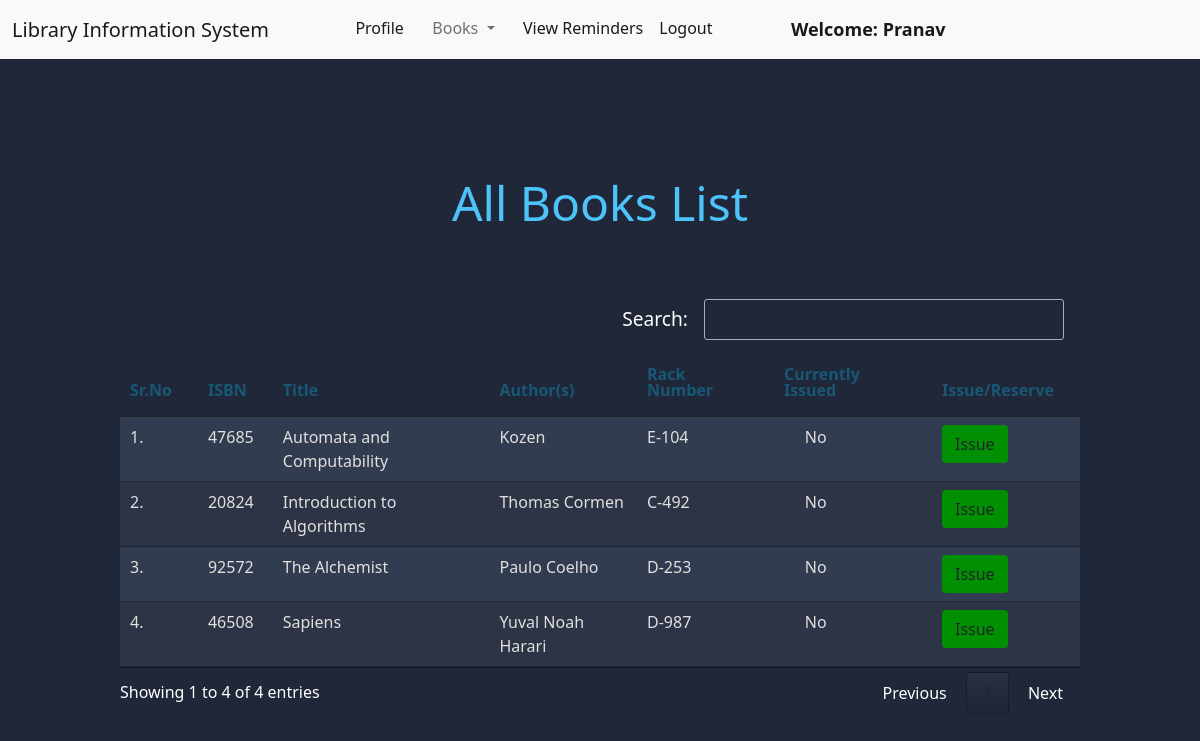
The page /member/view_books/ (signed in) on the database its author committed.
### book/models.py (models this page shows, shortened)
class Book(models.Model):
    title = models.CharField(max_length=200)
    author = models.CharField(max_length=200)
    isbn = models.CharField(max_length= 20)
    rack_number = models.CharField(max_length= 10)
    issue_date = models.DateField(null= True)
    date_added = models.DateField(null=True)
    return_requested = models.BooleanField(default=False)
    last_issued_date = models.DateField(null=True)
    issue_member = models.ForeignKey("member.Member", on_delete = models.SET_NULL, null = True)
    active_reserve_date = models.DateField(null=True, default=None)
    active_reserve_by = models.CharField(max_length=200, default="")

### member/views.py (the view)
# urls.py: path("view_books/", views.view_books, name="view_books"),
@login_required(login_url = '/member/login')
def view_books(request):
    update_active_reservations()
    books = Book.objects.all()
    return render(request, "member/view_books.html", {'books' :books})

### member/views.py (called while the page is built)
def update_active_reservations():
    for book in Book.objects.all():
        if book.active_reserve_date != None and (book.active_reserve_date + relativedelta(days = 7)) < datetime.date.today() :
            active_member = book.member_set.order_by('reserve_datetime').first()
            active_member.reserved_book = None
            active_member.reserve_datetime = None
            active_member.save()
            try:
                new_active_member = book.member_set.order_by('reserve_datetime').first()
                book.active_reserve_by = new_active_member.user.username
                book.active_reserve_date = datetime.date.today()
                reservation_reminder(new_active_member,book)
            except(Exception):
                book.active_reserve_date = None
                book.active_reserve_by = ""
            book.save()
    return

### member/templates/member/view_books.html (shortened to what this page needs)
{% extends 'member/member_navbar.html' %}
{% load static %}
{% block body %}
<div class="container mt-4">
    <h1 class="text-center page-title"><strong>All Books List</strong></h1>
    <table class="table table-hover" id="example">
        <thead>
            <tr>
                <th><h1>Sr.No</h1></th>
                <th><h1>ISBN</h1></th>
                <th><h1>Title</h1></th>
                <th><h1>Author(s)</h1></th>
                <th><h1>Rack Number</h1></th>
                <th><h1>Currently Issued</h1></th>
                <th><h1>Issue/Reserve</h1></th>
            </tr>
        </thead>
        <tbody>
            {% for book in books %}
            <tr>
                <td>{{forloop.counter}}.</td>
                <td>{{book.isbn}}</td>
                <td>{{book.title}}</td>
                <td>{{book.author}}</td>
                <td>{{book.rack_number}}</td>
                {% if book.issue_date is "" or book.issue_date is null %}
                    <td>&nbsp;&nbsp;&nbsp;&nbsp;&nbsp;No</td>
                    <td><a href="/member/issue_book/{{book.id}}/" class="btn btn-issue" onclick="return confirm('Are you sure you want to Issue this book?')">Issue</a></td>
                {% else %}
                    <td>&nbsp;&nbsp;&nbsp;&nbsp;&nbsp;Yes</td>
                    <td><a href="/member/reserve_book/{{book.id}}/" class="btn btn-reserve" onclick="return confirm('Are you sure you want to Reserve this book?')">Reserve</a></td>
                {% endif %}
            </tr>
            {% endfor %}
        </tbody>
    </table>
    </div>
{% endblock %}

### member/templates/member/member_navbar.html (shortened to what this page needs)
<!doctype html>
<html lang="en">
  <head>
    <link href="https://cdn.jsdelivr.net/npm/bootstrap@5.1.0/dist/css/bootstrap.min.css" rel="stylesheet">
    <link rel="stylesheet" href="https://cdn.datatables.net/1.10.25/css/jquery.dataTables.min.css">
    <link rel="stylesheet" href="https://cdn.datatables.net/buttons/1.7.1/css/buttons.dataTables.min.css">
  </head>
  <body>
    <nav class="navbar navbar-expand-lg navbar-light bg-light sticky-top">
        <div class="container-fluid">
          <a class="navbar-brand" href="#">Library Information System</a>
          <div class="collapse navbar-collapse" id="navbarSupportedContent">
            <ul class="navbar-nav me-auto mb-2 mb-lg-0">
              <li class="nav-item">
                <a class="nav-link active" aria-current="page" href="/member/profile/">Profile</a>
              </li>
              <li class="nav-item dropdown">
                <a class="nav-link dropdown-toggle" href="#" id="navbarDropdown" role="button" data-bs-toggle="dropdown" aria-expanded="false">
                  Books
                </a>
              </li>
              <li class="nav-item">
                <li><a class="nav-link active" href="/member/view_reminders">View Reminders</a></li>
              </li>
              <li class="nav-item">
                <a class="nav-link active" aria-current="page" href="/member/logout/">Logout</a>
              </li>
              <li class="nav-item display-msg-header">
                <a style="font-weight:600; font-family:'Segoe UI', Tahoma, Geneva, Verdana, sans-serif; font-size: large;" class="nav-link active" href="#">Welcome: {{request.user.first_name}}</a>
              </li>
            </ul>
          </div>
        </div>
      </nav>
      {% block body %}
      {% endblock %}
  </body>
</html>

### member/templates/member/view_books.html (style rules this page uses)
body { background-color: #1f2739; }
.btn-issue { background-color: rgb(1, 144, 1); }
h1 { font-size: 3em; font-weight: 300; line-height: 1em; text-align: center; padding: 3rem; color: #4dc3fa; }
.container th h1 { font-weight: bold; font-size: 1em; text-align: left; padding: 0rem; color: #185875; }
.container td { font-weight: normal; font-size: 1em; -webkit-box-shadow: 0 2px 2px -2px #0e1119; -moz-box-shadow: 0 2px 2px -2px #0e1119; box-shadow: 0 2px 2px -2px #0e1119; }
.container { text-align: left; overflow: hidden; width: 80%; margin: 0 auto; display: table; padding: 3rem 0 8em 0; }
.container td, .container th { padding-bottom: 2%; padding-top: 2%; padding-left: 2%; }
.container tr:nth-child(odd) { background-color: #323c50; }
.container tr:nth-child(even) { background-color: #2c3446; }
.container th { background-color: #1f2739; }
.container td { color: rgb(226, 223, 223); }
.page-title { font-family: 'Segoe UI', Tahoma, Geneva, Verdana, sans-serif; }

### rows shown on the page
Book: isbn "47685", title "Automata and Computability", author "Kozen", rack_number "E-104"
Book: isbn "20824", title "Introduction to Algorithms", author "Thomas Cormen", rack_number "C-492"
Book: isbn "92572", title "The Alchemist", author "Paulo Coelho", rack_number "D-253"
Book: isbn "46508", title "Sapiens", author "Yuval Noah Harari", rack_number "D-987"

### other values the page prints
{{ request.user.first_name }} "Pranav"
